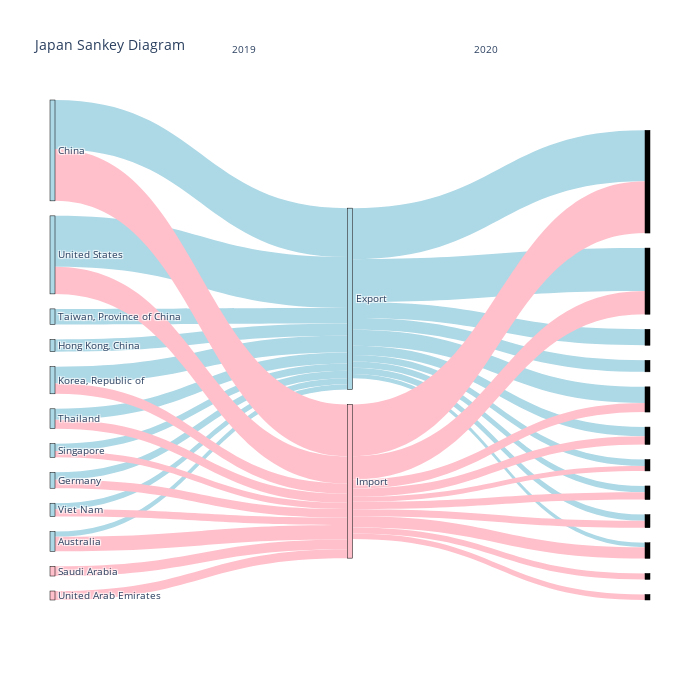

The code cell stored with this chart in its notebook:
### Code cell
fig = go.Figure(data=[go.Sankey(
    node = dict(
      pad = 15,
      thickness = 5,
      line = dict(color = "black", width = 0.5),
      label = node_df_2019['Label'].to_list() + node_df_2020['Label'].to_list(),
      color = node_df_2019['Color'].to_list() + node_df_2020['Color'].to_list()
    ),
    link = dict(
      source = link_df_2019['Source'].to_list() + link_df_2020['Source'].to_list(), # indices correspond to labels, eg A1, A2, A1, B1, ...
      target = link_df_2019['Target'].to_list() + link_df_2020['Target'].to_list(),
      value =  link_df_2019['Value'].to_list() + link_df_2020['Value'].to_list(),
      color = link_df_2019['LinkColor'].to_list() + link_df_2020['LinkColor'].to_list()
  ))])

fig.update_layout(title_text="Japan Sankey Diagram", font_size=10)
fig.add_annotation(text="2019",
                  xref="paper", yref="paper",
                  x=0.3, y=1.12, showarrow=False)
fig.add_annotation(text="2020",
                  xref="paper", yref="paper",
                  x=0.75, y=1.12, showarrow=False)

fig.update_layout(
    autosize=False,
    width=700,
    height=700,
    margin=dict(
        l=50,
        r=50,
        b=100,
        t=100,
        pad=4
    )
)
fig.show()

### Figure 1 — Plotly figure (JSON) as saved in the notebook; plotly's stock layout.template omitted (floating-point values rounded to 4 significant figures)
{"data": [{"link": {"color": ["lightblue", "lightblue", "lightblue", "lightblue", "lightblue", "lightblue", "lightblue", "lightblue", "lightblue", "lightblue", "pink", "pink", "pink", "pink", "pink", "pink", "pink", "pink", "pink", "pink", "lightblue", "lightblue", "lightblue", "lightblue", "lightblue", "lightblue", "lightblue", "lightblue", "lightblue", "lightblue", "pink", "pink", "pink", "pink", "pink", "pink", "pink", "pink", "pink", "pink"], "source": [0, 1, 2, 3, 4, 5, 6, 7, 8, 9, 1, 0, 9, 2, 11, 12, 5, 6, 8, 7, 10, 10, 10, 10, 10, 10, 10, 10, 10, 10, 13, 13, 13, 13, 13, 13, 13, 13, 13, 13], "target": [10, 10, 10, 10, 10, 10, 10, 10, 10, 10, 13, 13, 13, 13, 13, 13, 13, 13, 13, 13, 28, 29, 30, 31, 32, 33, 34, 35, 36, 37, 29, 28, 37, 30, 38, 39, 33, 34, 36, 35], "value": [140400.0, 134700.0, 46260.0, 43010.0, 33630.0, 30191, 20230.0, 20157, 16500.0, 14490.0, 143224, 74650.0, 39970.0, 28420.0, 26670.0, 24730.0, 24470.0, 23480.0, 20330.0, 17650.0, 118300.0, 140500.0, 44392, 44185, 31880.0, 25420.0, 17400.0, 17633, 17030.0, 12130.0, 142700.0, 64100.0, 30990.0, 25090.0, 16580.0, 15410.0, 22620.0, 20160.0, 19270.0, 13931]}, "node": {"color": ["lightblue", "lightblue", "lightblue", "lightblue", "lightblue", "lightblue", "lightblue", "lightblue", "lightblue", "lightblue", "lightblue", "pink", "pink", "pink", "lightblue", "lightblue", "lightblue", "lightblue", "lightblue", "lightblue", "lightblue", "lightblue", "lightblue", "lightblue", "pink", "pink"], "label": ["United States", "China", "Korea, Republic of", "Taiwan, Province of China", "Hong Kong, China", "Thailand", "Germany", "Singapore", "Viet Nam", "Australia", "Export", "Saudi Arabia", "United Arab Emirates", "Import", "United States", "China", "Korea, Republic of", "Taiwan, Province of China", "Hong Kong, China", "Thailand", "Germany", "Singapore", "Viet Nam", "Australia", "Saudi Arabia", "United Arab Emirates"], "line": {"color": "black", "width": 0.5}, "pad": 15, "thickness": 5}, "type": "sankey"}], "layout": {"annotations": [{"showarrow": false, "text": "2019", "x": 0.3, "xref": "paper", "y": 1.12, "yref": "paper"}, {"showarrow": false, "text": "2020", "x": 0.75, "xref": "paper", "y": 1.12, "yref": "paper"}], "autosize": false, "font": {"size": 10}, "height": 700, "margin": {"b": 100, "l": 50, "pad": 4, "r": 50, "t": 100}, "title": {"text": "Japan Sankey Diagram"}, "width": 700}}
